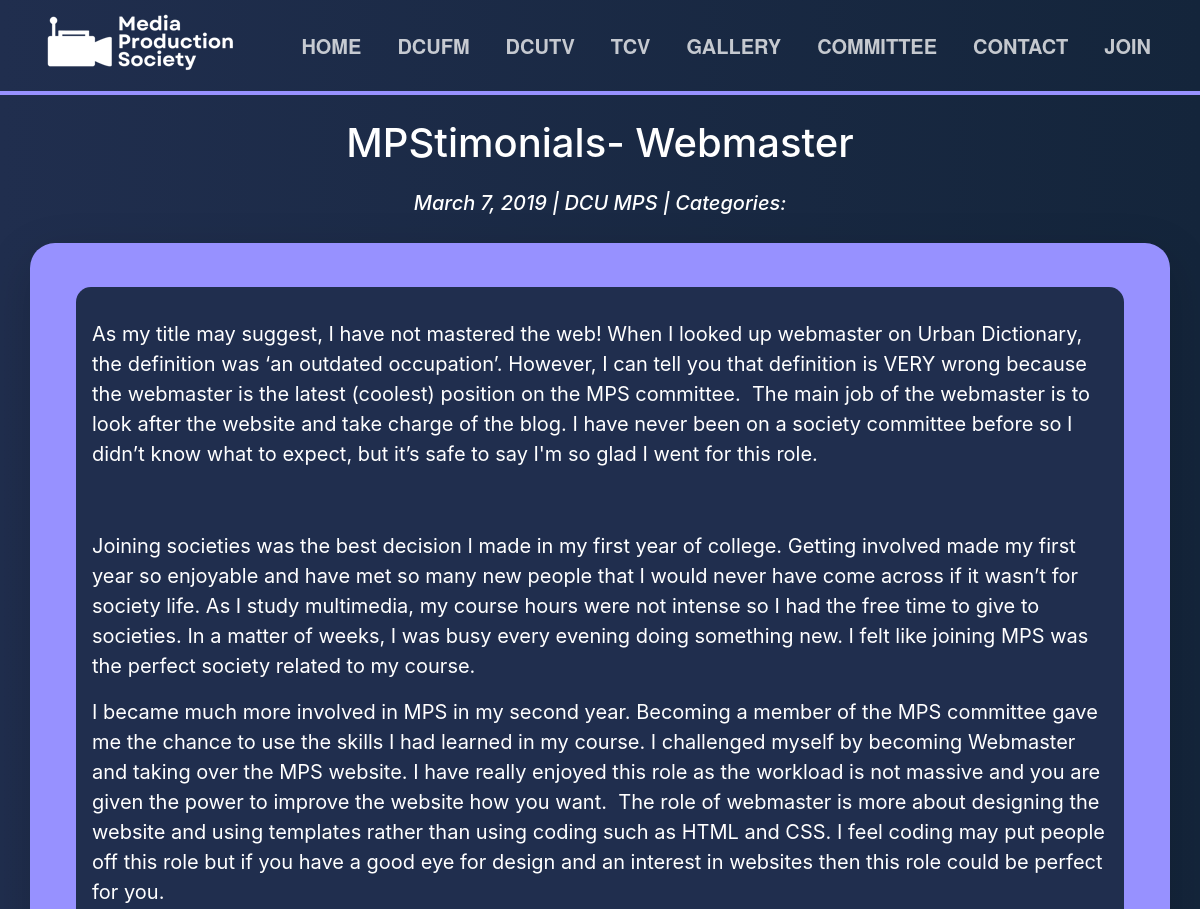
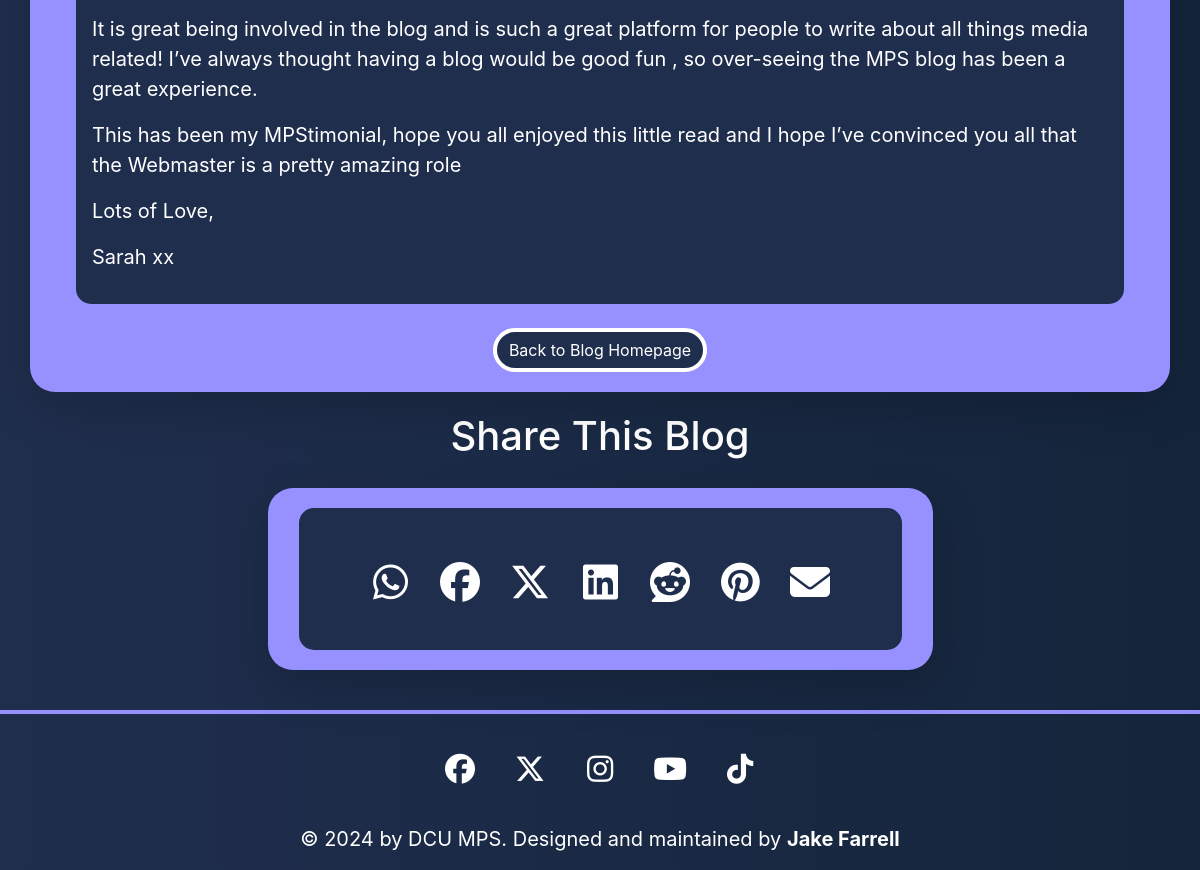
/blog/post/mpstimonials-webmaster/, run on the app's committed database (2 pictures, top to bottom).
### mps_site/models.py (models this page shows, shortened)
class Post(models.Model):
    title = models.CharField(max_length=255)
    post_slug = models.SlugField(max_length=255, blank=True)
    author = models.ForeignKey(Author, on_delete=models.CASCADE)
    preview_image = models.CharField(max_length=255, default="assets/img/other/blank_event.png")
    body = models.TextField()
    created_on = models.DateTimeField(default=timezone.now)
    last_modified = models.DateTimeField(auto_now=True)
    categories = models.ManyToManyField("Category", related_name="posts")
    def get_absolute_url(self):
        return reverse('blog_detail', kwargs={'slug': self.post_slug})

class Author(models.Model):
    name = models.CharField(max_length=255)
    author_slug = models.SlugField(max_length=255, blank=True)
    def __str__(self):
        return self.name

### mps_site/views.py (the view)
# urls.py: path('blog/post/<slug:slug>/', blog_detail, name='blog_detail'),
def blog_detail(request, slug):
    post = get_object_or_404(Post, post_slug=slug)
    md = markdown.Markdown(extensions=["fenced_code"])
    post.body = render_markdown(post.body)
    post.title = render_markdown(post.title)  # If necessary, render Markdown for title
    comments = Comment.objects.filter(post=post)
    context = {
        "post": post,
        "page_name": post.title,
        "comments": comments,
        'link': request.build_absolute_uri(post.get_absolute_url()),
    }
    return render(request, "blog/detail.html", context)

### mps_site/utils.py (called while the page is built, shortened)
def render_markdown(text):
    md = markdown.Markdown(extensions=['fenced_code', ImageDimensionsExtension()])
    return md.convert(text)

    def run(self, root):
        for img in root.iter('img'):
            alt_text = img.get('alt', '')
            parts = alt_text.split('|')
        return root

    def extendMarkdown(self, md):
        md.treeprocessors.register(ImageDimensionsTreeprocessor(md), 'image_dimensions', 15)

### mps_site/templates/blog/detail.html (shortened to what this page needs)
{% extends 'base.html' %}
{% load static %}
{% block content %}
{% block page_content %}
<div class="container">
    <h1 class="my-4">{{ post.title | safe }}</h1>
    <h5><i>{{ post.created_on.date }} | <a href="{% url 'blog_author' post.author.author_slug %}">{{ post.author }}</a> | Categories:
        </h5></i>
    <div class="row justify-content-center">
      <div class="col-md-12 custom-box shadow-lg bg-body">
        <div class="center-contents">
          <div class="container mt-4">
    <div class="mx-3 px-3 py-3" style="font-size: 20px; text-align: left; background-color: #202E4E; border-radius: 15px;">
    <p>{{ post.body | safe }}</p>
</div>
    <a class="btn btn-primary mt-4" style="background-color: #202E4E; border-radius: 25px; border-width: 4px; border-color: white;" href="{% url 'blog_index' %}">Back to Blog Homepage</a>
          </div>
        </div>
        </div>
    </div>
</div>
<div class="container">
    <h1>Share This Blog</h1>
    <div class="row justify-content-center">
      <div class="col-md-7 custom-box shadow-lg bg-body">
        <div class="center-contents">
    <div class="mx-3 px-3 py-3" style="font-size: 20px; text-align: left; background-color: #202E4E; border-radius: 15px;">
        <div class="social-icons">
            <ul>
                <li><a href="https://api.whatsapp.com/send?text={{ post.title }}%20{{ link }}" target="_blank"><i class="fa-brands fa-whatsapp hvr-bounce-in"></i></a></li>
                <li><a href="https://www.facebook.com/sharer/sharer.php?u={{ link }}" target="_blank"><i class="fa-brands fa-facebook hvr-bounce-in"></i></a></li>
                <li><a href="https://twitter.com/intent/tweet?via=dcumps&text={{ post.title }}&url={{ link }}" target="_blank"><i class="fa-brands fa-x-twitter hvr-bounce-in"></i></a></li>
                <li><a href="https://www.linkedin.com/sharing/share-offsite/?url={{ link }}" target="_blank"><i class="fa-brands fa-linkedin hvr-bounce-in"></i></a></li>
                <li><a href="https://www.reddit.com/submit?url={{ link }}&title={{ post.title }}" target="_blank"><i class="fa-brands fa-reddit hvr-bounce-in"></i></a></li>
                <li><a href="https://pinterest.com/pin/create/button/?url={{ link }}&description={{ post.title }}" target="_blank"><i class="fa-brands fa-pinterest hvr-bounce-in"></i></a></li>
                <li><a href="mailto:?subject={{ post.title }}&body={{ link }}" target="_blank"><i class="fa fa-envelope hvr-bounce-in" aria-hidden="true"></i></a></li>
            </ul>
          </div>
</div>
        </div>
        </div>
    </div>
</div>
{% endblock page_content %}
{% endblock %}

### mps_site/static/css/style.css (style rules this page uses)
:root { --main-color: #202E4E; --secondary-color: #9791FF; --text-color: #ffffff; --hover-color: #FFE085; }
html { scroll-behavior: smooth; }
body { background-color: var(--main-color); }
h1 { text-align: center; color: var(--text-color); font-size: 60px; }
h3, h5 { text-align: center; color: var(--text-color); }
.custom-box { background-color: var(--secondary-color); color: var(--text-color); padding: 20px; margin: 20px; border-radius: 25px; }
.center-contents { text-align: center; }
.social-icons { font-size: 2rem; margin-top: 15px; }
.social-icons a { color: var(--text-color); margin: 0 15px; }
a:link { color: var(--text-color); }
.social-icons { margin-top: 10px; }
.social-icons ul { display: flex; flex-wrap: wrap; justify-content: center; align-items: center; margin: 20px; padding: 10px; }
.social-icons ul li { list-style: none; margin: 0 10px; height: 50px; width: 50px; color: var(--text-color); display: flex; justify-content: center; align-items: center; font-size: 40px; transition: all ease 0.3s; }

### mps_site/templates/base.html (style rules this page uses)
body { background-image: linear-gradient(to right, #202E4E, rgb(20, 37, 59)) !important; margin: 0; }

### data on the page
Post: title "MPStimonials- Webmaster", created_on "March 7, 2019", author "DCU MPS", body "As my title may suggest, I have not mastered the web! When I looked up webmaster on Urban Dictionary, the definition was ‘an outdated occupation’. However, I can tell you that definition is VERY wrong because the webmaster is the latest (coolest) position on the MPS committee. The main job of the webmaster is to look after the website and take charge of the blog. I have never been on a society committee before so I didn’t know what to expect, but it’s safe to say I'm so glad I went for this role. Joining societies was the best decision I made in my first year of college. Getting involved made my first year so enjoyable and have met so many new people that I would never have come across if…"
